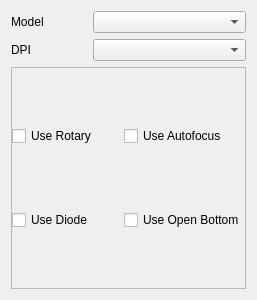
<?xml version="1.0" encoding="UTF-8"?>
<ui version="4.0">
 <class>DocumentSettingsPanel</class>
 <widget class="QFrame" name="DocumentSettingsPanel">
  <property name="geometry">
   <rect>
    <x>0</x>
    <y>0</y>
    <width>257</width>
    <height>300</height>
   </rect>
  </property>
  <property name="windowTitle">
   <string>Frame</string>
  </property>
  <layout class="QVBoxLayout" name="verticalLayout_3">
   <item>
    <layout class="QHBoxLayout" name="horizontalLayout">
     <item>
      <widget class="QLabel" name="label">
       <property name="sizePolicy">
        <sizepolicy hsizetype="Preferred" vsizetype="Preferred">
         <horstretch>1</horstretch>
         <verstretch>0</verstretch>
        </sizepolicy>
       </property>
       <property name="text">
        <string>Model</string>
       </property>
      </widget>
     </item>
     <item>
      <widget class="QComboBox" name="modelComboBox">
       <property name="sizePolicy">
        <sizepolicy hsizetype="Preferred" vsizetype="Fixed">
         <horstretch>2</horstretch>
         <verstretch>0</verstretch>
        </sizepolicy>
       </property>
      </widget>
     </item>
    </layout>
   </item>
   <item>
    <layout class="QHBoxLayout" name="horizontalLayout_2">
     <item>
      <widget class="QLabel" name="label_2">
       <property name="sizePolicy">
        <sizepolicy hsizetype="Preferred" vsizetype="Preferred">
         <horstretch>1</horstretch>
         <verstretch>0</verstretch>
        </sizepolicy>
       </property>
       <property name="text">
        <string>DPI</string>
       </property>
      </widget>
     </item>
     <item>
      <widget class="QComboBox" name="dpiComboBox">
       <property name="sizePolicy">
        <sizepolicy hsizetype="Preferred" vsizetype="Fixed">
         <horstretch>2</horstretch>
         <verstretch>0</verstretch>
        </sizepolicy>
       </property>
      </widget>
     </item>
    </layout>
   </item>
   <item>
    <widget class="QFrame" name="fluxFeatures">
     <property name="frameShape">
      <enum>QFrame::StyledPanel</enum>
     </property>
     <property name="frameShadow">
      <enum>QFrame::Raised</enum>
     </property>
     <layout class="QHBoxLayout" name="horizontalLayout_3">
      <property name="leftMargin">
       <number>0</number>
      </property>
      <property name="topMargin">
       <number>0</number>
      </property>
      <property name="rightMargin">
       <number>0</number>
      </property>
      <property name="bottomMargin">
       <number>0</number>
      </property>
      <item>
       <layout class="QVBoxLayout" name="verticalLayout">
        <item>
         <widget class="QCheckBox" name="useRotary">
          <property name="text">
           <string>Use Rotary</string>
          </property>
         </widget>
        </item>
        <item>
         <widget class="QCheckBox" name="useDiode">
          <property name="text">
           <string>Use Diode</string>
          </property>
         </widget>
        </item>
       </layout>
      </item>
      <item>
       <layout class="QVBoxLayout" name="verticalLayout_2">
        <item>
         <widget class="QCheckBox" name="useAutoFocus">
          <property name="text">
           <string>Use Autofocus</string>
          </property>
         </widget>
        </item>
        <item>
         <widget class="QCheckBox" name="useOpenBottom">
          <property name="text">
           <string>Use Open Bottom</string>
          </property>
         </widget>
        </item>
       </layout>
      </item>
     </layout>
    </widget>
   </item>
  </layout>
 </widget>
 <resources/>
 <connections/>
</ui>
